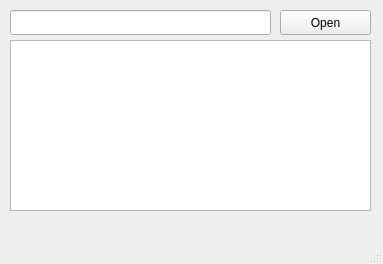
<?xml version="1.0" encoding="UTF-8"?>
<ui version="4.0">
 <class>MainWindow</class>
 <widget class="QMainWindow" name="MainWindow">
  <property name="geometry">
   <rect>
    <x>0</x>
    <y>0</y>
    <width>383</width>
    <height>264</height>
   </rect>
  </property>
  <property name="windowTitle">
   <string>MainWindow</string>
  </property>
  <widget class="QWidget" name="centralwidget">
   <widget class="QLineEdit" name="lineEdit">
    <property name="geometry">
     <rect>
      <x>10</x>
      <y>10</y>
      <width>261</width>
      <height>25</height>
     </rect>
    </property>
   </widget>
   <widget class="QPushButton" name="pushButton">
    <property name="geometry">
     <rect>
      <x>280</x>
      <y>10</y>
      <width>91</width>
      <height>25</height>
     </rect>
    </property>
    <property name="text">
     <string>Open</string>
    </property>
   </widget>
   <widget class="QTextEdit" name="textEdit">
    <property name="geometry">
     <rect>
      <x>10</x>
      <y>40</y>
      <width>361</width>
      <height>171</height>
     </rect>
    </property>
   </widget>
  </widget>
  <widget class="QMenuBar" name="menubar">
   <property name="geometry">
    <rect>
     <x>0</x>
     <y>0</y>
     <width>383</width>
     <height>22</height>
    </rect>
   </property>
  </widget>
  <widget class="QStatusBar" name="statusbar"/>
 </widget>
 <resources/>
 <connections/>
</ui>
